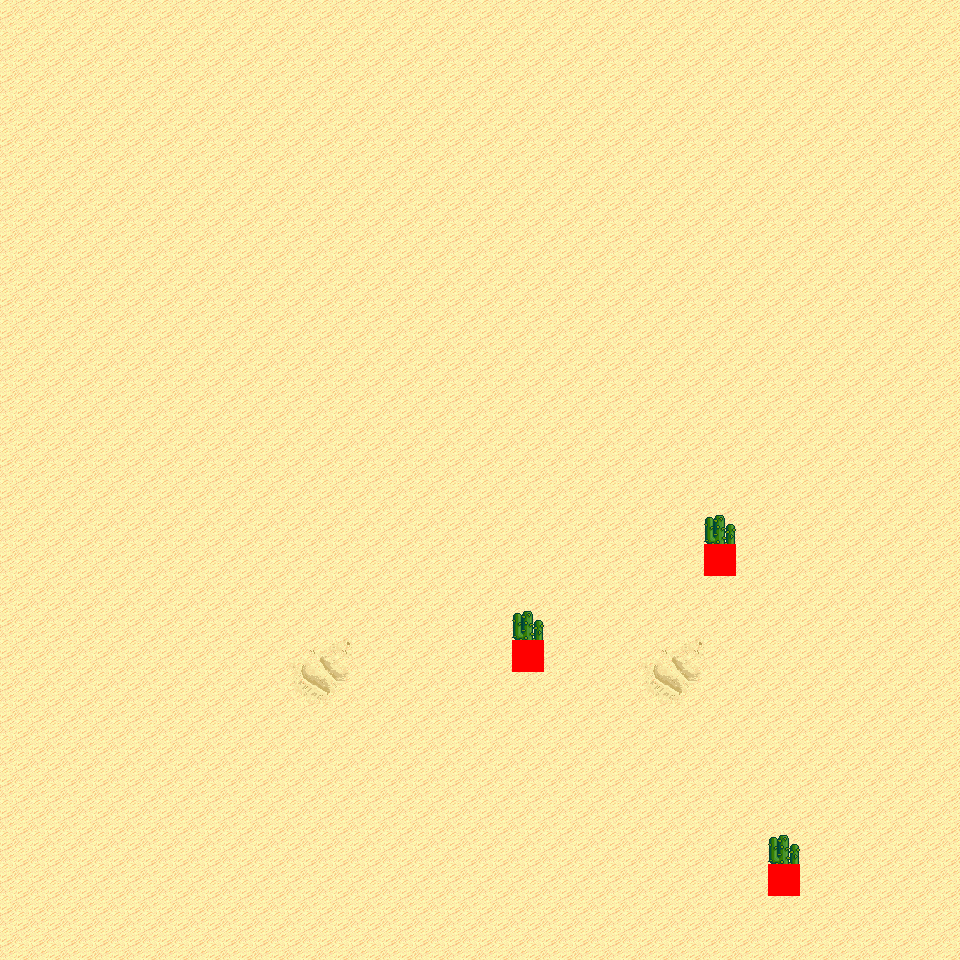

A 2D game scene composited from a Tiled map and its tileset images. What follows is a short description and the map's XML, with each tile layer's data collapsed to a summary:
An orthogonal 30x30 tile map with 32x32 px tiles, 6 tile layers (Ground, Object, Object2, Above, ...), 6 tilesets and 4 objects (4x mapExit).

<map version="1.0" orientation="orthogonal" renderorder="right-down" width="30" height="30" tilewidth="32" tileheight="32" nextobjectid="5">
  <tileset firstgid="1" name="tileset_logic_collision" tilewidth="32" tileheight="32" tilecount="1" columns="1">
    <image source="../drawable/tileset_logic_collision.png" width="32" height="32" />
  </tileset>
  <tileset firstgid="2" name="tileset_terrain_desert" tilewidth="32" tileheight="32" tilecount="88" columns="8">
    <image source="../drawable/tileset_terrain_desert.png" width="256" height="352" />
  </tileset>
  <tileset firstgid="90" name="tileset_ground_sand_2" tilewidth="32" tileheight="32" tilecount="15" columns="5">
    <image source="../drawable/tileset_ground_sand_2.png" width="160" height="96" />
  </tileset>
  <tileset firstgid="105" name="tileset_plant_cactus_2" tilewidth="32" tileheight="32" tilecount="10" columns="5">
    <image source="../drawable/tileset_plant_cactus_2.png" width="160" height="64" />
  </tileset>
  <tileset firstgid="115" name="tileset_plant_cactus" tilewidth="32" tileheight="32" tilecount="2" columns="1">
    <image source="../drawable/tileset_plant_cactus.png" width="32" height="64" />
  </tileset>
  <tileset firstgid="117" name="tileset_plant_round_cactuses" tilewidth="32" tileheight="32" tilecount="20" columns="10">
    <image source="../drawable/tileset_plant_round_cactuses.png" width="320" height="64" />
  </tileset>
  <layer name="Ground" width="30" height="30">
    <data>[900 cells, 900 non-empty, 5 distinct tile ids]</data>
  </layer>
  <layer name="Object" width="30" height="30">
    <data>[900 cells, 3 non-empty, 1 distinct tile ids]</data>
  </layer>
  <layer name="Object2" width="30" height="30">
    <data>[900 cells, 0 non-empty, 0 distinct tile ids]</data>
  </layer>
  <layer name="Above" width="30" height="30">
    <data>[900 cells, 3 non-empty, 1 distinct tile ids]</data>
  </layer>
  <layer name="Above2" width="30" height="30">
    <data>[900 cells, 0 non-empty, 0 distinct tile ids]</data>
  </layer>
  <layer name="Walkable" width="30" height="30">
    <data>[900 cells, 3 non-empty, 1 distinct tile ids]</data>
  </layer>
  <objectgroup name="MapEvents">
    <object id="1" name="north" type="mapExit" x="0" y="0" width="960" height="32">
      <properties>
        <property name="map" value="level_0_x20_y129" />
        <property name="x" value="0" />
        <property name="y" value="28" />
      </properties>
    </object>
    <object id="2" name="south" type="mapExit" x="0" y="928" width="960" height="32">
      <properties>
        <property name="map" value="level_0_x20_y131" />
        <property name="x" value="0" />
        <property name="y" value="1" />
      </properties>
    </object>
    <object id="3" name="west" type="mapExit" x="0" y="0" width="32" height="960">
      <properties>
        <property name="map" value="level_0_x19_y130" />
        <property name="x" value="28" />
        <property name="y" value="0" />
      </properties>
    </object>
    <object id="4" name="east" type="mapExit" x="928" y="0" width="32" height="960">
      <properties>
        <property name="map" value="level_0_x21_y130" />
        <property name="x" value="1" />
        <property name="y" value="0" />
      </properties>
    </object>
  </objectgroup>
</map>
